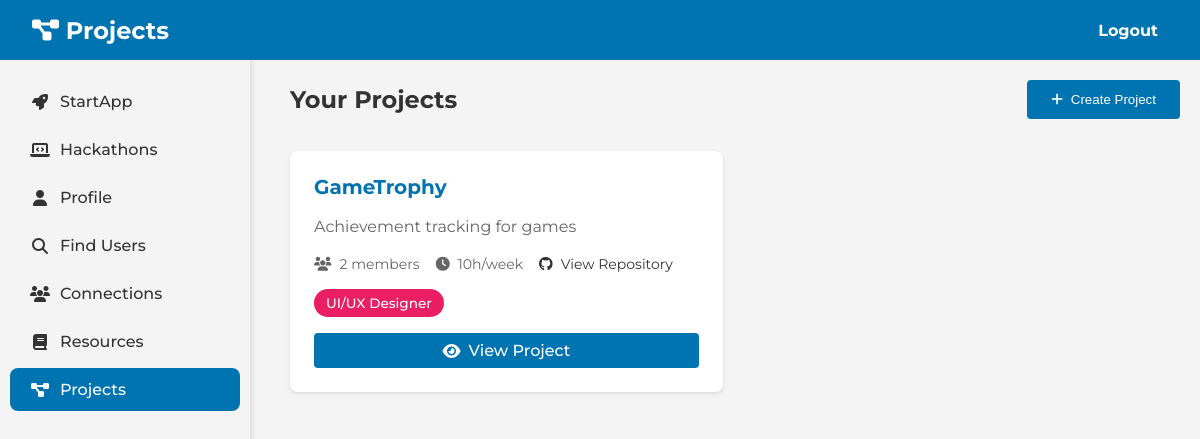
The app's page /projects (signed in), older data.
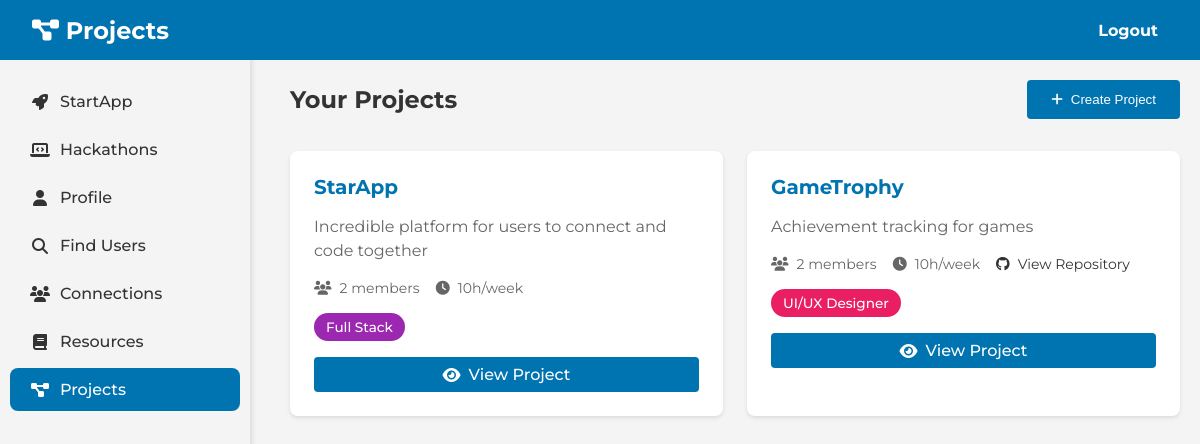
The same page, newer data.
### tables this page shows
CREATE TABLE projects (id INTEGER PRIMARY KEY AUTOINCREMENT, title TEXT NOT NULL, description TEXT, github_repo TEXT, weekly_commitment INTEGER, created_at TIMESTAMP DEFAULT CURRENT_TIMESTAMP, created_by TEXT NOT NULL, FOREIGN KEY(created_by) REFERENCES users(username));

### app.py (the view)
@app.route('/projects')
def projects():
    if 'username' not in session:
        return redirect(url_for('home'))
    username = session['username']
    projects_data = query_db("""
        SELECT p.*,
               p.created_by as creator_username,
               COUNT(DISTINCT CASE WHEN pm2.status = 'accepted' THEN pm2.id ELSE NULL END) as member_count,
               GROUP_CONCAT(DISTINCT CASE WHEN pm.status = 'accepted' THEN pm.member_role ELSE NULL END) as member_roles
        FROM projects p
        LEFT JOIN project_members pm ON p.id = pm.project_id
        LEFT JOIN project_members pm2 ON p.id = pm2.project_id
        WHERE (p.created_by = ? OR (pm.username = ? AND pm.status = 'accepted'))
        GROUP BY p.id
        ORDER BY p.created_at DESC
    """, [username, username])
    my_projects = []
    for project in projects_data:
        project_dict = dict(project)
        project_dict['member_roles'] = (project_dict['member_roles'].split(',')
                                      if project_dict['member_roles'] else [])
        my_projects.append(project_dict)
    project_invites = query_db("""
        SELECT p.id as project_id,
               p.title as project_title,
               p.created_by as inviter_username
        FROM project_members pm
        JOIN projects p ON pm.project_id = p.id
        WHERE pm.username = ? AND pm.status = 'pending'
    """, [username])
    return render_template('projects.html',
                         my_projects=my_projects,
                         project_invites=project_invites)

### app.py (called while the page is built)
def get_db():
    if 'db' not in g:
        g.db = sqlite3.connect(
            'database.sqlite',
            detect_types=sqlite3.PARSE_DECLTYPES
        )
        g.db.row_factory = sqlite3.Row
    return g.db

def query_db(query, args=(), one=False):
     cur = get_db().execute(query, args)
     rv = cur.fetchall()
     cur.close()
     return (rv[0] if rv else None) if one else rv

### templates/projects.html (shortened to what this page needs)
<!DOCTYPE html>
<html lang="en">
<head>
    <link rel="stylesheet" href="{{ url_for('static', filename='css/projects.css') }}">
</head>
<body>
    <header>
        <div class="navbar">
            <h1><i class="fas fa-project-diagram"></i> Projects</h1>
            <nav>
                <ul>
                    <li><a href="/logout">Logout</a></li>
                </ul>
            </nav>
        </div>
    </header>
    <div class="container">
        <aside class="sidebar">
            <ul>
                <li><a href="/"><i class="fas fa-rocket"></i> StartApp</a></li>
                <li><a href="/hack"><i class="fas fa-laptop-code"></i> Hackathons</a></li>
                <li><a href="/profile"><i class="fas fa-user"></i> Profile</a></li>
                <li><a href="/search_users"><i class="fas fa-search"></i> Find Users</a></li>
                <li><a href="/connections"><i class="fas fa-users"></i> Connections</a></li>
                <li><a href="/resources"><i class="fas fa-book"></i> Resources</a></li>
                <li><a href="/projects" class="active"><i class="fas fa-project-diagram"></i> Projects</a></li>
            </ul>
        </aside>
        <main class="projects-content">
            <div class="projects-header">
                <h2>Your Projects</h2>
                <button class="create-project-btn" onclick="showCreateProjectForm()">
                    <i class="fas fa-plus"></i> Create Project
                </button>
            </div>
            <div class="projects-grid">
                {% for project in my_projects %}
                <div class="project-card">
                    <div class="project-header">
                        <h3>{{ project.title }}</h3>
                    </div>
                    <p class="project-description">{{ project.description }}</p>
                    <div class="project-meta">
                        <span><i class="fas fa-users"></i> {{ project.member_count }} members</span>
                        <span><i class="fas fa-clock"></i> {{ project.weekly_commitment }}h/week</span>
                        {% if project.github_repo %}
                        <a href="{{ project.github_repo }}" target="_blank" class="github-link">
                            <i class="fab fa-github"></i> View Repository
                        </a>
                        {% endif %}
                    </div>
                    <div class="project-roles">
                        {% for role in project.member_roles %}
                        <span class="role-bubble {{ role }}">
                            {% if role == 'admin' %}
                                Admin
                            {% elif role == 'frontend' %}
                                Frontend Dev
                            {% elif role == 'backend' %}
                                Backend Dev
                            {% elif role == 'fullstack' %}
                                Full Stack
                            {% elif role == 'ui-ux' %}
                                UI/UX Designer
                            {% elif role == 'pm' %}
                                Project Manager
                            {% else %}
                                {{ role | title }}
                            {% endif %}
                        </span>
                        {% endfor %}
                    </div>
                    <div class="project-actions">
                        <a href="{{ url_for('project_detail', project_id=project.id) }}" class="view-btn">
                            <i class="fas fa-eye"></i> View Project
                        </a>
                    </div>
                </div>
                {% endfor %}
            </div>
        </main>
    </div>
</body>
</html>

Row changes from the older to the newer data that the page shows:
added projects: title "StarApp", description "Incredible platform for users to connect and code together", member_count "2", weekly_commitment "10"
